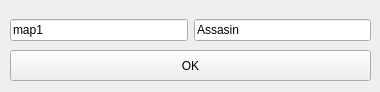
<?xml version="1.0" encoding="UTF-8"?>
<ui version="4.0">
 <class>CMainWindow</class>
 <widget class="QMainWindow" name="CMainWindow">
 <property name="geometry">
  <rect>
  <x>0</x>
  <y>0</y>
  <width>380</width>
  <height>92</height>
  </rect>
 </property>
 <property name="minimumSize">
  <size>
  <width>380</width>
  <height>92</height>
  </size>
 </property>
 <property name="maximumSize">
  <size>
  <width>380</width>
  <height>92</height>
  </size>
 </property>
 <property name="windowTitle">
  <string>MainWindow</string>
 </property>
 <widget class="QWidget" name="centralwidget">
  <widget class="QWidget" name="horizontalLayoutWidget">
  <property name="geometry">
   <rect>
   <x>10</x>
   <y>10</y>
   <width>361</width>
   <height>41</height>
   </rect>
  </property>
  <layout class="QHBoxLayout" name="horizontalLayout">
   <item>
   <widget class="QLineEdit" name="mapType">
    <property name="text">
    <string>map1</string>
    </property>
   </widget>
   </item>
   <item>
   <widget class="QLineEdit" name="playerType">
    <property name="text">
    <string>Assasin</string>
    </property>
   </widget>
   </item>
  </layout>
  </widget>
  <widget class="QPushButton" name="pushButton">
  <property name="geometry">
   <rect>
   <x>10</x>
   <y>50</y>
   <width>361</width>
   <height>31</height>
   </rect>
  </property>
  <property name="text">
   <string>OK</string>
  </property>
  </widget>
 </widget>
 </widget>
 <resources/>
 <connections/>
</ui>
